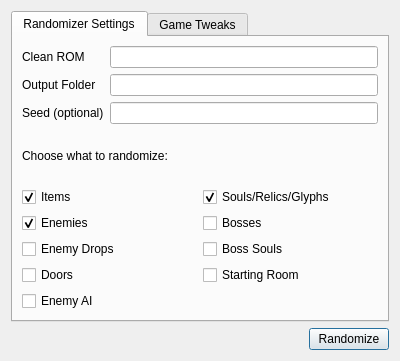
<?xml version="1.0" encoding="UTF-8"?>
<ui version="4.0">
 <class>Randomizer</class>
 <widget class="QDialog" name="Randomizer">
  <property name="geometry">
   <rect>
    <x>0</x>
    <y>0</y>
    <width>400</width>
    <height>361</height>
   </rect>
  </property>
  <property name="windowTitle">
   <string>DSVania Randomizer</string>
  </property>
  <layout class="QVBoxLayout" name="verticalLayout">
   <item>
    <widget class="QTabWidget" name="tabWidget">
     <property name="currentIndex">
      <number>0</number>
     </property>
     <widget class="QWidget" name="tab">
      <attribute name="title">
       <string>Randomizer Settings</string>
      </attribute>
      <layout class="QVBoxLayout" name="verticalLayout_2">
       <item>
        <layout class="QFormLayout" name="formLayout">
         <property name="fieldGrowthPolicy">
          <enum>QFormLayout::AllNonFixedFieldsGrow</enum>
         </property>
         <item row="2" column="1">
          <widget class="QLineEdit" name="seed"/>
         </item>
         <item row="1" column="1">
          <widget class="QLineEdit" name="output_folder"/>
         </item>
         <item row="0" column="1">
          <widget class="QLineEdit" name="clean_rom"/>
         </item>
         <item row="2" column="0">
          <widget class="QLabel" name="label">
           <property name="text">
            <string>Seed (optional)</string>
           </property>
          </widget>
         </item>
         <item row="1" column="0">
          <widget class="QLabel" name="label_3">
           <property name="text">
            <string>Output Folder</string>
           </property>
          </widget>
         </item>
         <item row="0" column="0">
          <widget class="QLabel" name="label_2">
           <property name="text">
            <string>Clean ROM</string>
           </property>
          </widget>
         </item>
        </layout>
       </item>
       <item>
        <widget class="QLabel" name="label_4">
         <property name="text">
          <string>Choose what to randomize:</string>
         </property>
        </widget>
       </item>
       <item>
        <layout class="QHBoxLayout" name="horizontalLayout">
         <item>
          <widget class="QCheckBox" name="randomize_items">
           <property name="text">
            <string>Items</string>
           </property>
           <property name="checked">
            <bool>true</bool>
           </property>
          </widget>
         </item>
         <item>
          <widget class="QCheckBox" name="randomize_souls_relics_and_glyphs">
           <property name="text">
            <string>Souls/Relics/Glyphs</string>
           </property>
           <property name="checked">
            <bool>true</bool>
           </property>
          </widget>
         </item>
        </layout>
       </item>
       <item>
        <layout class="QHBoxLayout" name="horizontalLayout_2">
         <item>
          <widget class="QCheckBox" name="randomize_enemies">
           <property name="text">
            <string>Enemies</string>
           </property>
           <property name="checked">
            <bool>true</bool>
           </property>
          </widget>
         </item>
         <item>
          <widget class="QCheckBox" name="randomize_bosses">
           <property name="text">
            <string>Bosses</string>
           </property>
          </widget>
         </item>
        </layout>
       </item>
       <item>
        <layout class="QHBoxLayout" name="horizontalLayout_9">
         <item>
          <widget class="QCheckBox" name="randomize_enemy_drops">
           <property name="text">
            <string>Enemy Drops</string>
           </property>
          </widget>
         </item>
         <item>
          <widget class="QCheckBox" name="randomize_boss_souls">
           <property name="text">
            <string>Boss Souls</string>
           </property>
          </widget>
         </item>
        </layout>
       </item>
       <item>
        <layout class="QHBoxLayout" name="horizontalLayout_4">
         <item>
          <widget class="QCheckBox" name="randomize_doors">
           <property name="text">
            <string>Doors</string>
           </property>
           <property name="checkable">
            <bool>false</bool>
           </property>
          </widget>
         </item>
         <item>
          <widget class="QCheckBox" name="randomize_starting_room">
           <property name="text">
            <string>Starting Room</string>
           </property>
          </widget>
         </item>
        </layout>
       </item>
       <item>
        <layout class="QHBoxLayout" name="horizontalLayout_8">
         <item>
          <widget class="QCheckBox" name="randomize_enemy_ai">
           <property name="text">
            <string>Enemy AI</string>
           </property>
          </widget>
         </item>
        </layout>
       </item>
      </layout>
     </widget>
     <widget class="QWidget" name="tab_2">
      <attribute name="title">
       <string>Game Tweaks</string>
      </attribute>
      <layout class="QVBoxLayout" name="verticalLayout_4">
       <item>
        <widget class="QGroupBox" name="groupBox">
         <property name="title">
          <string>Dawn of Sorrow</string>
         </property>
         <layout class="QHBoxLayout" name="horizontalLayout_5">
          <item>
           <widget class="QCheckBox" name="checkBox_6">
            <property name="text">
             <string>CheckBox</string>
            </property>
           </widget>
          </item>
         </layout>
        </widget>
       </item>
       <item>
        <widget class="QGroupBox" name="groupBox_2">
         <property name="title">
          <string>Portrait of Ruin</string>
         </property>
         <layout class="QHBoxLayout" name="horizontalLayout_6">
          <item>
           <widget class="QCheckBox" name="checkBox_7">
            <property name="text">
             <string>CheckBox</string>
            </property>
           </widget>
          </item>
         </layout>
        </widget>
       </item>
       <item>
        <widget class="QGroupBox" name="groupBox_3">
         <property name="title">
          <string>Order of Ecclesia</string>
         </property>
         <layout class="QHBoxLayout" name="horizontalLayout_7">
          <item>
           <widget class="QCheckBox" name="open_world_map">
            <property name="text">
             <string>Open World Map</string>
            </property>
            <property name="checked">
             <bool>true</bool>
            </property>
           </widget>
          </item>
         </layout>
        </widget>
       </item>
      </layout>
      <zorder>groupBox_3</zorder>
      <zorder>groupBox</zorder>
      <zorder>groupBox_2</zorder>
     </widget>
    </widget>
   </item>
   <item>
    <layout class="QHBoxLayout" name="horizontalLayout_3">
     <item>
      <spacer name="horizontalSpacer">
       <property name="orientation">
        <enum>Qt::Horizontal</enum>
       </property>
       <property name="sizeHint" stdset="0">
        <size>
         <width>40</width>
         <height>20</height>
        </size>
       </property>
      </spacer>
     </item>
     <item>
      <widget class="QPushButton" name="submit">
       <property name="text">
        <string>Randomize</string>
       </property>
      </widget>
     </item>
    </layout>
   </item>
  </layout>
 </widget>
 <resources/>
 <connections/>
</ui>
